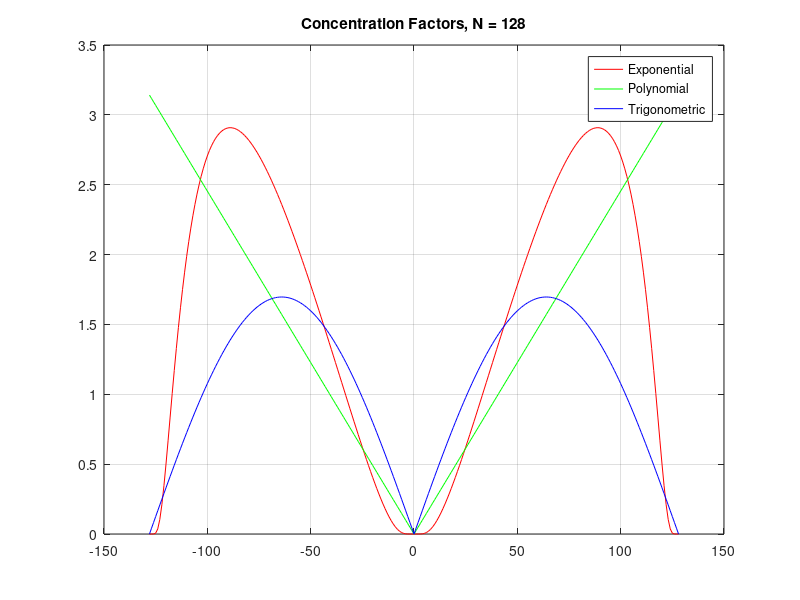

MATLAB code for this plot: (Note: this script raises an error after producing the figure.)
%% Receiver Operating Characteristic (ROC) curve
% This script plots the ROC for the Gibbs concentration factor 
% and a 3-point detector. With slight adjustments the code can be made to
% run with a 5-point detection vector.

% change the resolution of the fineX grid, make them the same as the FC.
% Make sure they compare to the right threshold.

close all; clear all; clc
%% Initialization 
% Define the Fourier modes
nModes = 128;
fourModes = (-nModes:nModes).';
k = (-nModes:nModes)';

% Generate a (periodic) physical space grid
nGridPts = 256;
xl = -pi; xr = pi; h = (xr-xl)/nGridPts;
x = xl + h*(0:nGridPts-1).';
%% Here we are going to design the concentration factors that will be used 
% to run the minmod tests, the third threshold test.
% Polynomial concentration factor
p = 1; % Order of the factor
Concentration_poly = @(x) (p.*pi.*x.^p);
% Exponential concentration factor
alpha = 6; % Order of the factor
normal = @(x) (exp(1./(alpha*x.*(x-1))));
C = (pi)./(integral(normal,(1/nModes),1-(1/nModes)));
Concentration_exp = @(x) (C*x*exp(1./(alpha.*x.*(x-1))));

%We use the trigonometric/Gibbs concentration factor
Sipi = 1.85193705198247;					% Value of Si(pi), the sine 
                                            %integral
cfac_t = pi * sin(pi*abs(fourModes)/nModes)/Sipi; 

cfe = zeros(2*nModes+1,1);    
cfp = zeros(2*nModes+1,1);
cft = zeros(2*nModes+1,1);
for i = 1:2*nModes+1
   s = abs(k(i))./(nModes);
   cfe(i) = Concentration_exp(s);
   cfp(i) = Concentration_poly(s);
end
% % Set cfe(n/2) and cfe(-n/2) = 0
cfe(1) = 0;
cfe(length(cfe)) = 0;

figure(1);
plot(k,cfe,'r',k,cfp,'g',k,cfac_t,'b');
title('Concentration Factors, N = 128'); grid on;
legend('Exponential', 'Polynomial', 'Trigonometric')
%% Concentration factor definitions
%We use the trigonometric/Gibbs concentration factor
Sipi = 1.85193705198247;					% Value of Si(pi), the sine 
                                            %integral
cfac_t = pi * sin(pi*abs(fourModes)/nModes)/Sipi;   
sig1 = FinalConcDesign;
 
cfac_1 = cfac_t;
cfac_2 = sig;
cfac_3 = sig;
cfac_4 = cfac_t;
cfac_5 = sig;
figure;
plot(k,sig); title('Concentration Factor')

%% Here we calculate the Fourier coefficients for a function, using a fine x-mesh.
nPts = 256;
h = 2*pi/nPts;
FineX = -pi + h*(0:nPts-1).';
N = nModes;

alpha = 2/3 + 2*pi^2; beta = 2/5 + 4*pi^2 + 2*pi^4; theta = sqrt((3*(2/5 + 4*pi^2+ 2*pi^4)^2)/(2 + 6*pi^2));
NC = 5*(pi^3 + 3*pi^5)/(sqrt(6+18*pi^2)*(1+10*pi^2+5*pi^4)); NC = (1/2)/(NC);

% figure;
% plot(x,fx);
fx = (x>=0).*((NC*((pi-x)/(sqrt(alpha)) + (pi-x).^3/(theta) - (beta/alpha)*(pi-x)/(theta)))) ... 
    + (x<0).*((NC*(-pi-x)./(sqrt(alpha)) + (-pi-x).^3/(theta) - (beta/alpha)*(-pi-x)/(theta)));


%fx =  (FineX>=0).*((NC*((pi-FineX)/(sqrt(alpha)) + (pi-FineX).^3/(theta) - (beta/alpha)*(pi-FineX)/(theta)))) ... 
   % + (FineX<0).*((NC*(-pi-FineX)./(sqrt(alpha)) + (-pi-FineX).^3/(theta) - (beta/alpha)*(-pi-FineX)/(theta)));

%fx = 3/2.*(-.75*pi <= x & x< -pi/2) + (7/4 -.5*x + sin(x-.25)).*(-.25*pi <x & x< pi/8) + (11*x/4-5).*(3*pi/8 <=x & x<3*pi/4);
%fx  = cos(3*x/2).*(-pi/8 < x & x<0) + cos(11*x).*(-pi <= x & x<= -pi/8 | 0<= x <=pi);
%fx = cos(3*x/2).*(abs(x)< pi/2) + cos(7*x/2).*(abs(x)>=pi/2);
% %Calculate the positive side's Fourier coefficients
% fHat_1 = zeros(2*N+1,1);
% for a = 1:2*N+1
% fHat_1(a) = integral(@(FineX) ((NC*((pi-x)/(sqrt(alpha)) + (pi-x).^3/(theta) - (beta/alpha)*(pi-x)/(theta)))).*exp(-1i*k(a)*FineX),0,pi,'AbsTol',1e-12 );
% end
% 
% 
% % Calculate the negative side's Fourier coefficients
% fHat_2 = zeros(2*N+1,1);
% for a = 1:2*N+1
% fHat_2(a) = integral(@(FineX)  ((NC*((pi-x)/(sqrt(alpha)) + (-pi-x).^3/(theta) - (beta/alpha)*(-pi-x)/(theta)))).*exp(-1i*k(a)*FineX),-pi,0,'AbsTol',1e-12 );
% end

figure;
plot(FineX,fx); grid on;
title('Nonlinear Underyling Function')
%% Use this if you want to use the function from Peterson, Gelb, and Eubank:

%Calculate the positive side's Fourier coefficients
% fHat_1 = zeros(2*N+1,1);
% for a = 1:2*N+1
% fHat_1(a) = integral(@(FineX) cos(7*FineX).*exp(-1i*k(a)*FineX),-pi/8,0,'AbsTol',1e-12 );
% end
% 
% 
% % Calculate the negative side's Fourier coefficients
% fHat_2 = zeros(2*N+1,1);
% for a = 1:2*N+1
% fHat_2(a) = integral(@(FineX)  -cos(11*FineX).*exp(-1i*k(a)*FineX),-pi,-pi/8,'AbsTol',1e-12 );
% end
% 
% fHat_3 = zeros(2*N+1,1);
% for a = 1:2*N+1
% fHat_3(a) = integral(@(FineX) -cos(11*FineX).*exp(-1i*k(a)*FineX),0,pi,'AbsTol',1e-12 );
% end
% 
% fx = cos(FineX).*(-pi/8 < FineX & FineX < 0) -cos(4*FineX).*((-pi <=FineX & FineX<-pi/8) | (0<FineX & FineX< pi));
% figure;
%  plot(x,fx);

%% Use this is you want to use the function from Aditya's thesis:
fHat_1 =zeros(2*N+1,1);
for a =1:2*N+1
   fHat_1(a) = integral(@(FineX) 1.5.*exp(-1i.*k(a).*FineX),-.75*pi,-pi/2); 
end

fHat_2 =zeros(2*N+1,1);
for a =1:2*N+1
   fHat_2(a) = integral(@(FineX) (7./4 - .5*FineX + sin(FineX-.25)).*exp(-1i.*k(a).*FineX),-.25*pi,pi/8); 
end

fHat_3 =zeros(2*N+1,1);
for a =1:2*N+1
   fHat_3(a) = integral(@(FineX) (11.*FineX./4 - 5).*exp(-1i*k(a)*FineX),3*pi/8,3*pi/4); 
end

fx = (1.5 .*(x>-3*pi/4 & x<-pi/2)) + (7./4 - .5*FineX + sin(FineX-.25)).*(x>-pi/4 & x<pi/8) + (11.*FineX./4 - 5).*(x>3*pi/8 & x<3*pi/4);
% fHat_1 = zeros(2*N+1,1);
% for a = 1:2*N+1
%     fHat_1(a) = integral(@(FineX) cos(3*FineX/2).*exp(-1i*k(a)*FineX),-pi/2,pi/2,'AbsTol',1e-12);
% end
% 
% fHat_2 = zeros(2*N+1,1);
% for a = 1:2*N+1
%     fHat_2(a) = integral(@(FineX) cos(7.*FineX./2).*exp(-1i*k(a)*FineX),pi/2,pi,'AbsTol',1e-12);
% end
% 
% fHat_3 = zeros(2*N+1,1);
% for a = 1:2*N+1
%     fHat_3(a) = integral(@(FineX) cos(7.*FineX./2).*exp(-1i*k(a)*FineX),-pi,-pi/2,'AbsTol',1e-12);
% end


fHat = (fHat_1 + fHat_2+ fHat_3)./(2*pi);
Func_Approx = fHat' * (exp(1i*FineX*k'))';
figure;
plot(FineX,Func_Approx);

figure;
plot(k,real(fHat)); title('Fourier Coefficients');

%% Function definition
% The template function is a periodic ramp function with unit jump at x = 0
%fx = sin(2*x).*(x<0) + exp(-3*x).*(x>=0);
% kern = exp(-1i*x*k');
% kern_2 = exp(1i*x*k'); 
% alpha = 2/3 + 2*pi^2; beta = 2/5 + 4*pi^2 + 2*pi^4; theta = sqrt((3*(2/5 + 4*pi^2+ 2*pi^4)^2)/(2 + 6*pi^2));
% NC = 5*(pi^3 + 3*pi^5)/(sqrt(6+18*pi^2)*(1+10*pi^2+5*pi^4)); NC = (1/2)/(NC);
% 
% fx = (NC*((pi-x)/(sqrt(alpha)) + (pi-x).^3/(theta) - (beta/alpha)*(pi-x)/(theta))).*(x>0) + ...
%     (NC*((-pi-x)/(sqrt(alpha)) + (-pi-x).^3/(theta) - (beta/alpha)*(-pi-x)/(theta))).*(x<0);
% fx(129) = NaN;
% figure; 
% plot(x,fx); grid on;
% title('f(x),[-\pi,\pi]')
% 
% A = -(1i*pi.*k + exp(-1i*pi.*k) -1)./(k.^2); 
% A(65) = pi^2/2; A = (A*NC)/(sqrt(alpha)*2*pi);
% B = (-1i.*pi.*k.*(-6 + pi.*k.*(pi.*k+3.*1i)) + 6.*exp(1i.*pi.*k)-6)./(k.^4);
% B(65) = pi^4/4; B = (NC * B)/(theta * 2*pi);
% C = -(1i*pi.*k + exp(-1i*pi.*k) -1)./(k.^2); C(65) = pi^2/2; C = (C*NC*beta)/(alpha*theta*2*pi);
% 
% D = (-1i*pi.*k + exp(1i*pi.*k) -1)./(k.^2); D(65) = -(pi^2/2); D = (D*NC)/(sqrt(alpha)*2*pi);
% E = -(1i.*pi.*k.*(-6 + pi.*k.*(pi.*k-3.*1i)) + 6.*exp(1i.*pi.*k)-6)./(k.^4);
% E(65) = -(pi^4/4); E = (NC * E)/(theta * 2*pi);
% F = (-1i*pi.*k + exp(1i*pi.*k) -1)./(k.^2); F(65) = -(pi^2/2); F = (F*NC*beta)/(alpha*theta*2*pi);
% 
% fHat = A + B - C + D + E - F;
% Approx = real(fHat' * kern_2'); 
% figure;
% plot(x,fx,x,Approx);  grid on; 
% 
% 
fourMat = exp(1i*FineX*fourModes.' );


% Template or jump response
jmpFncCfs =  1i*fHat' .* sign(fourModes)' .* cfe';
template =  fourMat*jmpFncCfs' ;
figure; 
plot(FineX,real( template));
%% Noise characteristics
% We consider zero mean, additive white Gaussian nose of variance rho^2
rho2 = 1/nModes^2;
n = sqrt(rho2)*randn(2*nModes+1,1) + 1i*sqrt(rho2)*randn(2*nModes+1,1);
fHat_alt  = fHat + n;

%delta
delta = 1/(2*nModes + 1);
%define a probability for false alarms
pfa = .01;

jump_detect = zeros(length(FineX),1);
test_stat_adv = zeros(length(FineX),1);
gamma_dot = NaN(length(FineX),1);
test_stat = NaN(length(FineX),1);
cov = zeros(5,5,length(FineX));
for a = 1:length(FineX)

% First calculate the nonshifted jump responses:  
    %Define stencil
    stencil(1) = FineX(a) - 2*delta;
    stencil(2) = FineX(a) - delta;
    stencil(3) = FineX(a);
    stencil(4) = FineX(a) + delta;
    stencil(5) = FineX(a) + 2*delta;
    %Define M
     M = zeros(5,1);
     Exponent_factor_1 = exp( 1i*(stencil(1)) * fourModes.');
     Exponent_factor_2 = exp( 1i*(stencil(2)) * fourModes.');
     Exponent_factor_3 = exp( 1i*(stencil(3)) * fourModes.');
     Exponent_factor_4 = exp( 1i*(stencil(4)) * fourModes.');
     Exponent_factor_5 = exp( 1i*(stencil(5)) * fourModes.');
     jmpFncCfs_1 = 1i * fHat' .* sign(fourModes)' .* cfac_1';
     jmpFncCfs_2 = 1i * fHat' .* sign(fourModes)' .* cfac_2';
     jmpFncCfs_3 = 1i * fHat' .* sign(fourModes)' .* cfac_3';
     jmpFncCfs_4 = 1i * fHat' .* sign(fourModes)' .* cfac_4';
     jmpFncCfs_5 = 1i * fHat' .* sign(fourModes)' .* cfac_5';
        M_1 = real(Exponent_factor_1 * jmpFncCfs_1');
        M_2 = real(Exponent_factor_2 * jmpFncCfs_2');
        M_3 = real(Exponent_factor_3 * jmpFncCfs_3');
        M_4 = real(Exponent_factor_4 * jmpFncCfs_4');
        M_5 = real(Exponent_factor_5 * jmpFncCfs_5');
        M(1) = M_1; M(2) = M_2; M(3) = M_3; 
        M(4) = M_4; M(5) = M_5;
        M = M;
    %Define covariance matrix

     cov(1,1,a) = sum((rho2) * real(cfac_1.^2));
     cov(2,2,a) = sum((rho2) * real(cfac_2.^2));
     cov(3,3,a) = sum((rho2) * real(cfac_3.^2));
     cov(4,4,a) = sum((rho2) * real(cfac_4.^2));
     cov(5,5,a) = sum((rho2) * real(cfac_5.^2));
     cov(1,2,a) = sum((rho2) * real((cfac_1.*cfac_1).*exp(1i.*fourModes.* (stencil(1) - stencil(2)))));
     cov(1,3,a) = sum((rho2) * real((cfac_1.*cfac_3).*exp(1i.*fourModes.* (stencil(1) - stencil(3)))));
     cov(1,4,a) = sum((rho2) * real((cfac_1.*cfac_4).*exp(1i.*fourModes.* (stencil(1)-stencil(4)))));
     cov(1,5,a) = sum((rho2) * real((cfac_1 .* cfac_5).*exp(1i.*fourModes.* (stencil(1)-stencil(5)))));
     cov(2,1,a) = sum((rho2) * real((cfac_2 .* cfac_1).*exp(1i.*fourModes.* (stencil(2) - stencil(1)))));
     cov(2,3,a) = sum((rho2) * real((cfac_2 .* cfac_3).*exp(1i.*fourModes.* (stencil(2) - stencil(3)))));
     cov(2,4,a) = sum((rho2) * real((cfac_2 .* cfac_4).*exp(1i.*fourModes.* (stencil(2)-stencil(4)))));
     cov(2,5,a) = sum((rho2) * real((cfac_2 .* cfac_5).*exp(1i.*fourModes.* (stencil(2)-stencil(5)))));
     cov(3,1,a) = sum((rho2) * real((cfac_3 .* cfac_1).*exp(1i.*fourModes.* (stencil(3) - stencil(1)))));
     cov(3,2,a) = sum((rho2) * real((cfac_3 .* cfac_2).*exp(1i.*fourModes.* (stencil(3) - stencil(2)))));
     cov(3,4,a) = sum((rho2) * real((cfac_3 .* cfac_4).*exp(1i.*fourModes.* (stencil(3)-stencil(4)))));
     cov(3,5,a) = sum((rho2) * real((cfac_3 .* cfac_5).*exp(1i.*fourModes.* (stencil(3)-stencil(5)))));
     cov(4,1,a) = sum((rho2) * real((cfac_4 .* cfac_1).*exp(1i.*fourModes.* (stencil(4)-stencil(1)))));
     cov(4,2,a) = sum((rho2) * real((cfac_4 .* cfac_2).*exp(1i.*fourModes.* (stencil(4)-stencil(2)))));
     cov(4,3,a) = sum((rho2) * real((cfac_4 .* cfac_3).*exp(1i.*fourModes.* (stencil(4)-stencil(3)))));
     cov(4,5,a) = sum((rho2) * real((cfac_4 .* cfac_5).*exp(1i.*fourModes.* (stencil(4)-stencil(5)))));
     cov(5,1,a) = sum((rho2) * real((cfac_5 .* cfac_1).*exp(1i.*fourModes.* (stencil(5)-stencil(1)))));
     cov(5,2,a) = sum((rho2) * real((cfac_5 .* cfac_2).*exp(1i.*fourModes.* (stencil(5)-stencil(2)))));
     cov(5,3,a) = sum((rho2) * real((cfac_5 .* cfac_3).*exp(1i.*fourModes.* (stencil(5)-stencil(3)))));
     cov(5,4,a) = sum((rho2) * real((cfac_5 .* cfac_4).*exp(1i.*fourModes.* (stencil(5)-stencil(4)))));


     %Define D 
    D = M'*inv(cov(:,:,a))*M;
    
    %Calculate gamma_dot. This is the gamma_dot that will ensure operation
    %at a desired false alarm rate. From Aditya's thesis. We need to
    %normalize the result from Qinv by using the standard deviation and
    %mean. 
%      nonstandard_result = real(Qinv(pfa));
%      standard_result = nonstandard_result*D ;
%      gamma_dot(a) = standard_result * sqrt(D);
%     
    gamma_dot(a) = Qinv(pfa) * sqrt(D);
    %define Y
    Y = zeros(5,1);
    jmpFncCfs_1 = 1i * fHat_alt' .* sign(fourModes)' .* cfac_1';
    jmpFncCfs_2 = 1i * fHat_alt' .* sign(fourModes)' .* cfac_2';
    jmpFncCfs_3 = 1i * fHat_alt' .* sign(fourModes)' .* cfac_3';
    jmpFncCfs_4 = 1i * fHat_alt' .* sign(fourModes)' .* cfac_4';
    jmpFncCfs_5 = 1i * fHat_alt' .* sign(fourModes)' .* cfac_5';
    Y_1 = real(Exponent_factor_1 * jmpFncCfs_1');
    Y_2 = real(Exponent_factor_2 * jmpFncCfs_2');
    Y_3 = real(Exponent_factor_3 * jmpFncCfs_3');
    Y_4 = real(Exponent_factor_4 * jmpFncCfs_4');
    Y_5 = real(Exponent_factor_5 * jmpFncCfs_5');
    Y(1) = Y_1; Y(2) = Y_2; Y(3) = Y_3; Y(4) = Y_4; Y(5) = Y_5; 
    Y = Y;
    %Calculate test statistic
    test_stat(a) = (M'*inv(cov(:,:,a))*Y)';
    %compare test statistic to gamma to detect jump
    % Define the noisy template approximation.
    
end

    Noise_jmpFncCfs = 1i*fHat' .* sign(fourModes)' .* cfe';
    Noise_template =  fourMat*Noise_jmpFncCfs' ;
    jump_candidate = NaN(length(FineX),1);
    for a = 1:length(FineX)
        if abs(test_stat(a)) > abs(real(gamma_dot(a)))
        jump_candidate(a) = 1;
        end
    end
    figure;
    plot(FineX,jump_candidate); grid on;
    
for a = 7:length(FineX)-6
    if jump_candidate(a) == 1
      if test_stat(a) > test_stat(a+5)
       if (test_stat(a)) > (test_stat(a+4))
            if (test_stat(a)) > (test_stat(a+3))
            if (test_stat(a)) > (test_stat(a+2))
                if (test_stat(a)) > (test_stat(a+1))
                    if (test_stat(a)) > (test_stat(a-1))
                        if (test_stat(a)) > (test_stat(a-2))
                            if (test_stat(a)) > (test_stat(a-3)); 
                                if (test_stat(a)) > (test_stat(a-4))
                                    if test_stat(a) > test_stat(a-5)
                                        jump_detect(a) = -real(template(a));
                                        test_stat_adv(a) = abs(test_stat(a)) - gamma_dot(a);
                                    end
                                end
                            end
                            end
                            end
                        end
                    end
            end
       end
      end
    end
end
     

    
    if jump_candidate(a) ~=1
    jump_detect(a) = NaN;
    end

for a = 4:length(FineX)-3;
    if  abs(jump_detect(a)) < .05
        jump_detect(a) = NaN;
    end
end

jump_detect(1) = NaN;
jump_detect(2) = NaN;
jump_detect(3) = NaN;
jump_detect(4) = NaN;
jump_detect(length(FineX)) = NaN;
jump_detect(length(FineX)-1) = NaN;
jump_detect(length(FineX)-2) = NaN;
jump_detect(length(FineX)-3) = NaN;


figure;
plot(FineX, fx, 'r', FineX, jump_detect, 'ko'); title('Detection of jumps for sawtooth function'); legend('f(x)', 'jump');
figure; 
plot(FineX,test_stat_adv); grid on; 
title('Difference in Test Stat')


%% Now run the second threshold test. We take the x-values 
%  found from the test above and compare their template values 
%  against a scaled threshold that will give us a final set 
%  of jump locations and values.

% ThirdThresholdValues = NaN(length(x),1);
% Second_Threshold = prctile(test_stat_adv,98.5); 
% Final_Jump_Values = NaN(length(FineX),1);
% for a = 1:length(FineX)
%    if jump_detect(a) ~= NaN
%        if abs(test_stat_adv(a)) > Second_Threshold
%            Final_Jump_Values(a) = -template(a);
%            ThirdThresholdValues(a) = 1; 
%            
%        end   
%    else 
%         Final_Jump_Values = 0;
%    end
% end
% figure;
% plot(FineX,fx,FineX,Final_Jump_Values,'ko'); title('Predicted Jumps')
% 
% 
% % Apply the second threshold test
% Second_Threshold = .8; 
% Final_Jump_Values = NaN(length(FineX),1);
% ThirdThresholdValues = NaN(length(FineX),1);
% 
% for a = 1:length(FineX)
%    if jump_detect(a) ~= NaN
%        if abs(jump_detect(a)) > Second_Threshold
%            Final_Jump_Values(a) = template(a);
%            ThirdThresholdValues(a) = 1;
%            
%        end   
%    else 
%         Final_Jump_Values = 0;
%    end
% end
% figure; plot(FineX,fx,FineX,Final_Jump_Values, 'ko'); grid on;
% title('Final Predicted Values') 
% legend('f(x)','Predicted Jumps')
% 
% %% %% We now want to apply the third threshold test, which will use a minmod function to 
% % to rule out the points whose signs based on the jump responses don't
% % match.
% 
% % First calculate the jump response with the exponential. 
% % Template or jump response
% jmpFncCfs_exp =  1i*fHat' .* sign(fourModes)' .* cfe';
% template_exp =  fourMat*jmpFncCfs_exp' ;
% figure; 
% plot(FineX,real( template_exp)); grid on; title('Jump Approximation, Exponential')
% 
% % Then with the trigonometric concentration factor
% 
% jmpFncCfs_trig =  1i*fHat' .* sign(fourModes)' .* cfac_t';
% template_trig =  fourMat*jmpFncCfs_trig' ;
% figure; 
% plot(FineX,real( template_trig)); grid on; title('Jump Approximation, Polynomial')
% 
% 
% % Then with the new concentration factor.
% jmpFncCfs_CFC =  1i*fHat' .* sign(fourModes)' .* sig';
% template_CFC =  fourMat*jmpFncCfs_CFC' ;
% figure; 
% plot(FineX,real( template_CFC)); grid on; title('Jump Approximation, New Factor')
% hold on
% 
% % Then with the first-order polynomial concentration factor.
% jmpFncCfs_poly =  1i*fHat' .* sign(fourModes)' .* cfp';
% template_poly =  fourMat*jmpFncCfs_poly' ;
% figure; 
% plot(FineX,real( template_poly)); grid on; title('Jump Approximation, Polynomial')
% hold off;
% 
% PostFinalValues = NaN(length(FineX),1);
% for a =1:length(FineX)
%     if ThirdThresholdValues(a) == 1;
%         if sign(real(template_trig(a))) >0 && sign(real(template_poly(a))) >0 && sign(template_CFC(a)) >0;
%                 %% Put in the trig once the signs are the same.
%                 PostFinalValues(a) = -template_trig(a);
% %                 Comparison(1) = template_trig(a); 
% %                 Comparison(2) = template_poly(a); 
% %                 Comparison(3) = template_CFC(a);
% %                 PostFinalValues(a) = -min(Comparison);   
%         end
%         if sign(real(template_trig(a))) <0 && sign(real(template_poly(a))) <0 && sign(template_CFC(a)) <0;
%             PostFinalValues(a) = -template_trig(a);
% %                 Comparison(1) = template_trig(a); 
% %                 Comparison(2) = template_poly(a); 
% %                 Comparison(3) = template_CFC(a);
% %                 PostFinalValues(a) = -max(Comparison);   
%         end
%     end
% end
% 
% 
% figure;
% plot(FineX,fx,FineX,PostFinalValues,'ko'); title('Final Predicted Values')
% legend('fx','Predicted Jumps')